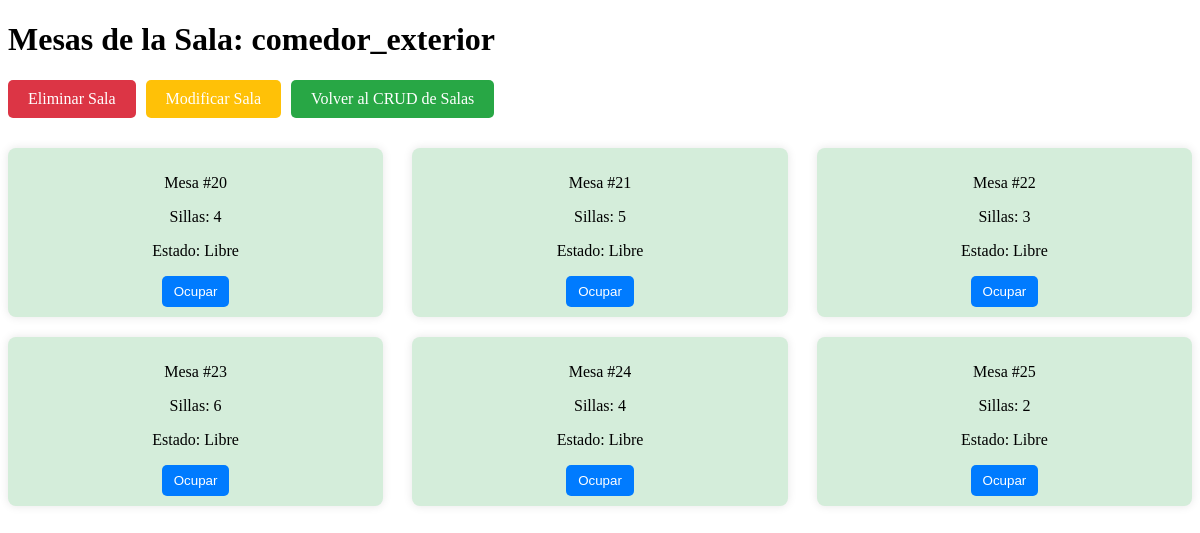
Page /public/detalle_sala.php?sala=comedor_exterior (signed in) on the committed database.
### tables this page shows
CREATE TABLE tbl_sala (
    id_sala INT PRIMARY KEY,
    nombre_sala VARCHAR(25) NOT NULL,
    tipo_sala VARCHAR (20),
    capacidad_total INT NOT NULL,
    FOREIGN KEY (tipo_sala) REFERENCES tbl_tipo_sala(nombre_tipo_sala)
);

CREATE TABLE tbl_mesa (
    id_mesa INT AUTO_INCREMENT PRIMARY KEY NOT NULL,
    id_sala INT NOT NULL,
    num_sillas_mesa INT NOT NULL,
    estado_mesa ENUM('libre', 'ocupada') NOT NULL DEFAULT 'libre',
    FOREIGN KEY (id_sala) REFERENCES tbl_sala(id_sala)
);

### public/detalle_sala.php (the view, shortened to what this page needs)
<?php
include '../db/conexion.php';
$sala_nombre = isset($_GET['sala']) ? $_GET['sala'] : '';
$sql = "SELECT m.id_mesa, m.num_sillas_mesa, m.estado_mesa
        FROM tbl_mesa m
        JOIN tbl_sala s ON m.id_sala = s.id_sala
        WHERE s.nombre_sala = :sala_nombre";
$stmt = $conn->prepare($sql);
$stmt->bindParam(':sala_nombre', $sala_nombre, PDO::PARAM_STR);
$stmt->execute();
$mesas = $stmt->fetchAll(PDO::FETCH_ASSOC);
$sql_sala = "SELECT nombre_sala FROM tbl_sala WHERE nombre_sala = :sala_nombre";
$stmt_sala = $conn->prepare($sql_sala);
$stmt_sala->bindParam(':sala_nombre', $sala_nombre, PDO::PARAM_STR);
$stmt_sala->execute();
$sala_data = $stmt_sala->fetch(PDO::FETCH_ASSOC);
$sala_nombre_completo = $sala_data['nombre_sala'];
?>
<!DOCTYPE html>
<html lang="es">
<head>
    <link rel="stylesheet" href="../css/detalle_sala.css">
</head>
<body>
    <h1>Mesas de la Sala: <?php echo $sala_nombre_completo; ?></h1>
<div class="action-buttons">
    <a href="eliminar_sala.php?sala=<?php echo $sala_nombre; ?>" class="action-button delete">Eliminar Sala</a>
    <a href="modificar_sala.php?sala=<?php echo $sala_nombre; ?>" class="action-button modify">Modificar Sala</a>
    <a href="crud_salas.php" class="action-button back">Volver al CRUD de Salas</a>
</div>
    <div class="mesas-container">
        <?php foreach ($mesas as $mesa): ?>
            <div class="mesa-card <?php echo $mesa['estado_mesa'] == 'libre' ? 'libre' : 'ocupada'; ?>">
                <div class="mesa-info">
                    <p>Mesa #<?php echo $mesa['id_mesa']; ?></p>
                    <p>Sillas: <?php echo $mesa['num_sillas_mesa']; ?></p>
                    <p>Estado: <?php echo ucfirst($mesa['estado_mesa']); ?></p>
                </div>
                <form method="POST">
                    <?php if ($mesa['estado_mesa'] == 'libre'): ?>
                        <button type="submit" name="ocupar">Ocupar</button>
                    <?php else: ?>
                        <button type="submit" name="desocupar">Desocupar</button>
                    <?php endif; ?>
                </form>
            </div>
        <?php endforeach; ?>
    </div>
</body>
</html>

### css/detalle_sala.css (style rules this page uses)
.mesas-container { display: flex; flex-wrap: wrap; justify-content: space-between; margin-top: 20px; }
.mesa-card { width: 30%; margin: 10px 0; background-color: #f1f1f1; padding: 10px; border-radius: 8px; box-shadow: 0 0 10px rgba(0, 0, 0, 0.1); text-align: center; }
.mesa-card.libre { background-color: #d4edda; }
.mesa-info { margin-bottom: 10px; }
button { padding: 8px 12px; background-color: #007bff; color: white; border: none; border-radius: 5px; cursor: pointer; }
.action-buttons { display: flex; justify-content: flex-start; gap: 10px; margin-bottom: 20px; }
.action-button { padding: 10px 20px; background-color: #007bff; color: white; border: none; border-radius: 5px; text-decoration: none; font-size: 16px; cursor: pointer; transition: background-color 0.3s; }
.action-button.delete { background-color: #dc3545; }
.action-button.modify { background-color: #ffc107; }
.action-button.back { background-color: #28a745; }

### rows in the picture
tbl_sala: nombre_sala "comedor_exterior"
tbl_mesa: id_mesa "20", num_sillas_mesa "4", estado_mesa "Libre", shows "Ocupar"
tbl_mesa: id_mesa "21", num_sillas_mesa "5", estado_mesa "Libre", shows "Ocupar"
tbl_mesa: id_mesa "22", num_sillas_mesa "3", estado_mesa "Libre", shows "Ocupar"
tbl_mesa: id_mesa "23", num_sillas_mesa "6", estado_mesa "Libre", shows "Ocupar"
tbl_mesa: id_mesa "24", num_sillas_mesa "4", estado_mesa "Libre", shows "Ocupar"
tbl_mesa: id_mesa "25", num_sillas_mesa "2", estado_mesa "Libre", shows "Ocupar"
